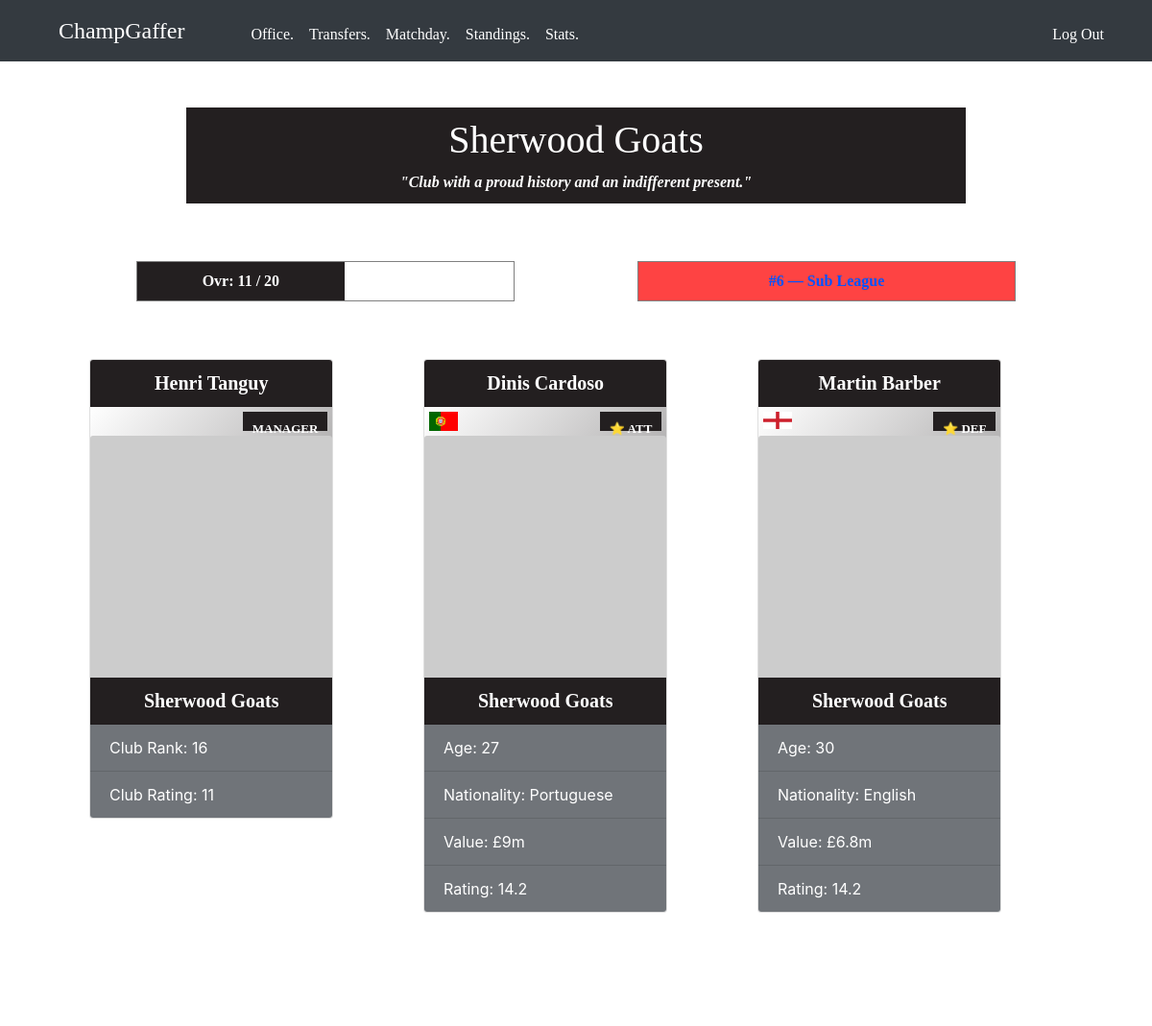
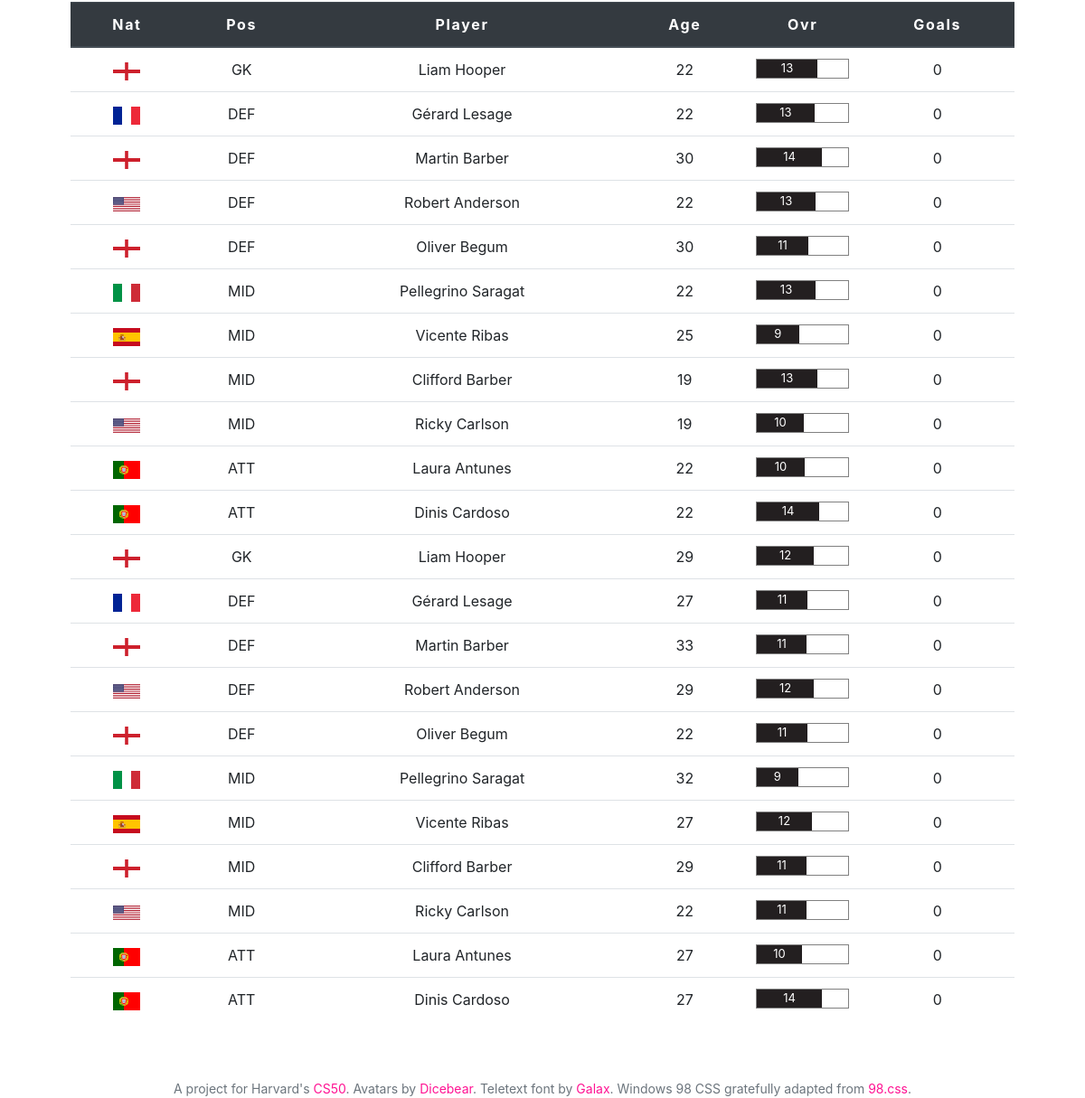
Screenshot of /Sherwood Goats (signed in) with the database file from the repository (2 pictures, top to bottom).
### tables this page shows
CREATE TABLE clubs (club_id INTEGER PRIMARY KEY AUTOINCREMENT NOT NULL, 
                    club_name TEXT NOT NULL, 
                    primary_colour TEXT NOT NULL, 
                    secondary_colour TEXT NOT NULL, 
                    manager TEXT NOT NULL, 
                    desc TEXT NOT NULL, 
                    capacity INTEGER, 
                    rival INTEGER);

CREATE TABLE club_attr (manager_id INTEGER NOT NULL,
                        club_id INTEGER NOT NULL,
                        rank INTEGER NOT NULL,
                        ovr INTEGER NOT NULL,
                        formation TEXT NOT NULL,
                        attendance REAL NOT NULL, pld INTEGER NOT NULL DEFAULT 0, gs INTEGER NOT NULL DEFAULT 0, ga INTEGER NOT NULL DEFAULT 0, pts INTEGER NOT NULL DEFAULT 0, pos_track INTEGER NOT NULL DEFAULT 0, pos INTEGER NOT NULL DEFAULT 0, 
                        FOREIGN KEY(manager_id) REFERENCES managers(id), 
                        FOREIGN KEY(club_id) REFERENCES clubs(club_id));

CREATE TABLE players (player_id INTEGER PRIMARY KEY AUTOINCREMENT NOT NULL,
                      starter_club TEXT NOT NULL,
                      name TEXT NOT NULL, 
                      nationality TEXT NOT NULL, 
                      flag TEXT NOT NULL, 
                      pos TEXT NOT NULL,
                      FOREIGN KEY(starter_club) REFERENCES clubs(club_name));

CREATE TABLE player_attr (manager_id INTEGER NOT NULL, 
                          player_id INTEGER NOT NULL, 
                          club_id INTEGER NOT NULL, 
                          age INTEGER NOT NULL,
                          speed NUMERIC NOT NULL, 
                          strength NUMERIC NOT NULL, 
                          technique NUMERIC NOT NULL, 
                          potential NUMERIC NOT NULL, 
                          handsomeness NUMERIC NOT NULL, 
                          ovr NUMERIC NOT NULL, 
                          value NUMERIC NOT NULL, squad_num NUMERIC NOT NULL DEFAULT 0,
                          FOREIGN KEY(manager_id) REFERENCES managers(id), 
                          FOREIGN KEY(player_id) REFERENCES players(player_id),
                          FOREIGN KEY(club_id) REFERENCES clubs(club_id));

### app.py (the view)
@app.route("/<club_name>")
@login_required
def profile(club_name):
    session['clubInfo'] = db.execute("SELECT * FROM clubs JOIN club_attr ON clubs.club_id = club_attr.club_id WHERE (club_name = ? AND club_attr.manager_id = ?) AND clubs.club_id < 20;",
                      club_name.replace("_", " "), session['id'])
    if not session['clubInfo']:
        return redirect('/')
    else:
        session["getClubPlayers"] = db.execute("SELECT * FROM players JOIN player_attr ON players.player_id = player_attr.player_id WHERE player_attr.manager_id = :manager AND player_attr.club_id = :club_id ORDER BY squad_num;",
                                                manager=session["id"], club_id=session["clubInfo"][0]['club_id'])
        for player in session['getClubPlayers']:
            player['goals'] = db.execute("SELECT count(*) AS goals FROM goals WHERE player_id=? AND manager_id=? AND season=?;", player['player_id'], session['id'], session['season'])[0]['goals']
        starDef = db.execute("SELECT name, age, nationality, flag, value, MAX(ovr) FROM players JOIN player_attr ON players.player_id = player_attr.player_id WHERE player_attr.player_id IN (SELECT player_attr.player_id FROM players JOIN player_attr ON players.player_id = player_attr.player_id WHERE pos = \'GK\' OR pos = \'DEF\') AND club_id = ? AND manager_id = ?;",
                            session['clubInfo'][0]['club_id'], session["id"])
        starAtt = db.execute("SELECT name, age, nationality, flag, value, MAX(ovr) FROM players JOIN player_attr ON players.player_id = player_attr.player_id WHERE player_attr.player_id IN (SELECT player_attr.player_id FROM players JOIN player_attr ON players.player_id = player_attr.player_id WHERE pos = \'MID\' OR pos = \'ATT\') AND club_id = ? AND manager_id = ?;",
                            session['clubInfo'][0]['club_id'], session["id"])
        session['clubStarDef'] = {
            "playername": starDef[0]['name'],
            "playerage": starDef[0]['age'],
            "nationality": starDef[0]['nationality'],
            "flag": starDef[0]['flag'],
            "value": "£" + str(starDef[0]['value']) + "m",
            "ovr": starDef[0]['MAX(ovr)']
        }
        session['clubStarAtt'] = {
            "playername": starAtt[0]['name'],
            "playerage": starAtt[0]['age'],
            "nationality": starAtt[0]['nationality'],
            "flag": starAtt[0]['flag'],
            "value": "£" + str(starAtt[0]['value']) + "m",
            "ovr": starAtt[0]['MAX(ovr)']
        }
        return render_template('club.html',
                            clubInfo=session['clubInfo'][0],
                            getPlayers=session["getClubPlayers"],
                            starAtt=session['clubStarAtt'],
                            starDef=session['clubStarDef'],
                            round=round)

### app.py (called while the page is built)
@app.after_request
def after_request(response):
    response.headers["Cache-Control"] = "no-cache, no-store, must-revalidate"
    response.headers["Expires"] = 0
    response.headers["Pragma"] = "no-cache"
    return response

### helpers.py (called while the page is built)
def login_required(f):
    @wraps(f)
    def decorated_function(*args, **kwargs):
        if session.get("id") is None:
            return redirect("/login")
        return f(*args, **kwargs)
    return decorated_function

### templates/club.html (shortened to what this page needs)
{% extends "layout.html" %}
{% block main %}
{% if clubInfo['primary_colour'] == "white" %}
    {% set primary = clubInfo['secondary_colour'] %}
    {% set secondary = clubInfo['primary_colour'] %}
{% else %}
    {% set primary = clubInfo['primary_colour'] %}
    {% set secondary = clubInfo['secondary_colour'] %}
{% endif %}
<div class="container">
    <div class="row">
        <div class="col-12 col-md-12">
            <div class="clubTitle">
                <h1>{{ clubInfo['club_name'] }}</h1>
                <p>"{{ clubInfo['desc'] }}"</p>
            </div>
        </div>
    </div>
    <div class="row">
        <div class="col-6 col-md-6">
            <div class="clubOvrCont">
                <p class="clubOvr" style="width:{{ clubInfo['ovr'] * 5 }}%;">Ovr: {{ clubInfo['ovr'] }} / 20</p>
            </div>
        </div>
        <div class="col-6 col-md-6">
            {% if clubInfo['pos'] > 10 %}
                {% set league = 'Sub League' %}
                {% set leagueClass = "subLeague" %}
                {% set pos = clubInfo['pos'] - 10 %}
            {% else %}
                {% set league = 'Super League' %}
                {% set leagueClass = 'superLeague' %}
                {% set pos = clubInfo['pos'] %}
            {% endif %}
            <div class="clubOvrCont">
                <p class="{{ leagueClass }}">#{{ pos }} — {{ league }}</p>
            </div>
        </div>
    </div>
    <div class="row">
        <div class="col-6 col-md-4">
            <div class="card">
                <h5 class="card-header">{{ clubInfo['manager'] }}</h5>
                <div class="sticker">
                    <div class="avatar-holder">
                        <h4 class="clubTitle" style="width: auto; height: 20px; float: right; margin: 5px;font-size: small;">MANAGER</h4>
                        <img class="card-img-top" src="https://avatars.dicebear.com/v2/male/{{ clubInfo['manager'] }}.svg" alt="Card image cap">
                    </div>
                </div>
                <h5 class="card-header">{{ clubInfo['club_name'] }}</h5>
                <ul class="list-group list-group-flush">
                    <li class="list-group-item">Club Rank: {{ clubInfo['rank'] }}</li>
                    <li class="list-group-item">Club Rating: {{ clubInfo['ovr'] }}</li>
                </ul>
            </div>
        </div>
        <div class="col-6 col-md-4">
            <div class="card">
                <h5 class="card-header">{{ starAtt['playername'] }}</h5>
                <div class="sticker">
                    <div class="avatar-holder">
                        <img src="static/img/flags/{{ starAtt['flag'] }}" style="width:30px; height=20px; margin:5px;"/>
                        <h4 class="clubTitle" style="width: auto; height: 20px; float: right; margin: 5px;font-size: small;">&#x2B50; ATT</h4>
                        <img class="card-img-top" src="https://avatars.dicebear.com/v2/male/{{ starAtt['playername'] }}.svg" alt="Card image cap">
                    </div>
                </div>
                <h5 class="card-header">{{ clubInfo['club_name'] }}</h5>
                <ul class="list-group list-group-flush">
                    <li class="list-group-item">Age: {{ starAtt['playerage'] }}</li>
                    <li class="list-group-item">Nationality: {{ starAtt['nationality'] }}</li>
                    <li class="list-group-item">Value: {{ starAtt['value'] }}</li>
                    <li class="list-group-item">Rating: {{ starAtt['ovr'] }}</li>
                </ul>
            </div>
        </div>
        <div class="col-6 col-md-4">
            <div class="card">
                <h5 class="card-header">{{ starDef['playername'] }}</h5>
                <div class="sticker">
                    <div class="avatar-holder">
                        <img src="static/img/flags/{{ starDef['flag'] }}" style="width:30px; height=20px; margin:5px;"/>
                        <h4 class="clubTitle" style="width: auto; height: 20px; float: right; margin: 5px;font-size: small;">&#x2B50; DEF</h4>
                        <img class="card-img-top" src="https://avatars.dicebear.com/v2/male/{{ starDef['playername'] }}.svg" alt="Card image cap">
                    </div>
                </div>
                <h5 class="card-header">{{ clubInfo['club_name'] }}</h5>
                <ul class="list-group list-group-flush">
                    <li class="list-group-item">Age: {{ starDef['playerage'] }}</li>
                    <li class="list-group-item">Nationality: {{ starDef['nationality'] }}</li>
                    <li class="list-group-item">Value: {{ starDef['value'] }}</li>
                    <li class="list-group-item">Rating: {{ starDef['ovr'] }}</li>
                </ul>
            </div>
        </div>
    </div>
    <div class="row">
        <table class="table table-hover">
            <thead class="thead-dark">
                <tr>
                    <th>Nat</th>
                    <th>Pos</th>
                    <th>Player</th>
                    <th>Age</th>
                    <th>Ovr</th>
                    <th>Goals</th>
                </tr>
            </thead>
            <tbody>
                {% for player in getPlayers %}
                    <tr class="clickRow" data-toggle="modal" data-target="#playerModal" data-player="{{ player }}">
                        <td><img src="static/img/flags/{{ player['flag'] }}" width="30px" height="20px"/></td>
                        <td>{{ player["pos"] }}</td>
                        <td>{{ player["name"] }}</td>
                        <td>{{ player["age"] }}</td>
                        <td><div style="width: 100%; height: 50%; border: solid 1px grey;"><div style="font-size: small;height: 100%; width:{{ player['ovr'] * 5 }}%; background: {{ primary }}; color: {{ secondary }}">{{ round(player['ovr']) }}</div></div></td>
                        <td>{{ player["goals"] }}</td>
                    </tr>
                {% endfor %}
            </tbody>
        </table>
    </div>
</div>
{% endblock %}

### static/css/styles.css (style rules this page uses)
html { font-size: 1rem; }
main img { max-width: 100%; }
.card, .windowfy, .col-6, .col-12 { margin-bottom: 60px; }
.table .thead-dark th { background: #343a40; letter-spacing: 1.7px; }
.sticker { width: 100%; height: 100%; min-width: 100%; min-height: 100%; position: relative; }
.sticker::before { content: ""; display: block; position: absolute; top: 0; left: 0; width: 100%; height: 100%; opacity: 0.6; }
.card { width: 80%; min-width: 200px; }
.card-header { font-family: "Pixelated MS Sans Serif"; letter-spacing: 1.5; font-weight: bold; }
.avatar-holder { position: relative; text-align: left; }
.list-group-item { width: 100%; text-align: left; background: rgba(52, 58, 64, 0.7); color: white; }
.subLeague { display: flex; flex-direction: column; align-items: center; justify-content: space-around; height: 100%; background: #FE4343 !important; color: #0353FF !important; }
.clubTitle, .clubOvrCont { font-family: "Pixelated MS Sans Serif"; margin: auto; letter-spacing: 1.5; font-weight: bold; width: 80%; }
.clubTitle { background: #343a40; color: #FF1493; display: flex; flex-direction: column; align-items: center; justify-content: space-around; height: 100%; padding:10px; }
.clubTitle p { font-family: "Pixelated MS Sans Serif"; margin-bottom: 0; font-style: italic; }
.clubOvrCont { height: 100%; border: 1px solid grey; }
.clubOvr { display: flex; flex-direction: column; align-items: center; justify-content: space-around; height: 100%; }

### rows the page displays
clubs: club_name "Sherwood Goats", desc "Club with a proud history and an indifferent present.", manager "Henri Tanguy"
club_attr: ovr "11", rank "16"
players: playername "Dinis Cardoso"
players: playername "Martin Barber"
player_attr: flag (picture), pos "GK", name "Liam Hooper", age "22", ovr "13", goals "0"
player_attr: flag (picture), pos "DEF", name "Gérard Lesage", age "22", ovr "13", goals "0"
player_attr: flag (picture), pos "DEF", name "Martin Barber", age "30", ovr "14", goals "0"
player_attr: flag (picture), pos "DEF", name "Robert Anderson", age "22", ovr "13", goals "0"
player_attr: flag (picture), pos "DEF", name "Oliver Begum", age "30", ovr "11", goals "0"
player_attr: flag (picture), pos "MID", name "Pellegrino Saragat", age "22", ovr "13", goals "0"
player_attr: flag (picture), pos "MID", name "Vicente Ribas", age "25", ovr "9", goals "0"
player_attr: flag (picture), pos "MID", name "Clifford Barber", age "19", ovr "13", goals "0"
player_attr: flag (picture), pos "MID", name "Ricky Carlson", age "19", ovr "10", goals "0"
player_attr: flag (picture), pos "ATT", name "Laura Antunes", age "22", ovr "10", goals "0"
player_attr: flag (picture), pos "ATT", name "Dinis Cardoso", age "22", ovr "14", goals "0"
player_attr: flag (picture), pos "GK", name "Liam Hooper", age "29", ovr "12", goals "0"
player_attr: flag (picture), pos "DEF", name "Gérard Lesage", age "27", ovr "11", goals "0"
player_attr: flag (picture), pos "DEF", name "Martin Barber", age "33", ovr "11", goals "0"
player_attr: flag (picture), pos "DEF", name "Robert Anderson", age "29", ovr "12", goals "0"
player_attr: flag (picture), pos "DEF", name "Oliver Begum", age "22", ovr "11", goals "0"
player_attr: flag (picture), pos "MID", name "Pellegrino Saragat", age "32", ovr "9", goals "0"
player_attr: flag (picture), pos "MID", name "Vicente Ribas", age "27", ovr "12", goals "0"
player_attr: flag (picture), pos "MID", name "Clifford Barber", age "29", ovr "11", goals "0"
player_attr: flag (picture), pos "MID", name "Ricky Carlson", age "22", ovr "11", goals "0"
player_attr: flag (picture), pos "ATT", name "Laura Antunes", age "27", ovr "10", goals "0"
player_attr: flag (picture), pos "ATT", name "Dinis Cardoso", age "27", ovr "14", goals "0"

### other values shown
{{ pos }} "6"
{{ league }} "Sub League"
{{ starAtt['playerage'] }} "27"
{{ starAtt['nationality'] }} "Portuguese"
{{ starAtt['value'] }} "£9m"
{{ starAtt['ovr'] }} "14.2"
{{ starDef['playerage'] }} "30"
{{ starDef['nationality'] }} "English"
{{ starDef['value'] }} "£6.8m"
{{ starDef['ovr'] }} "14.2"
